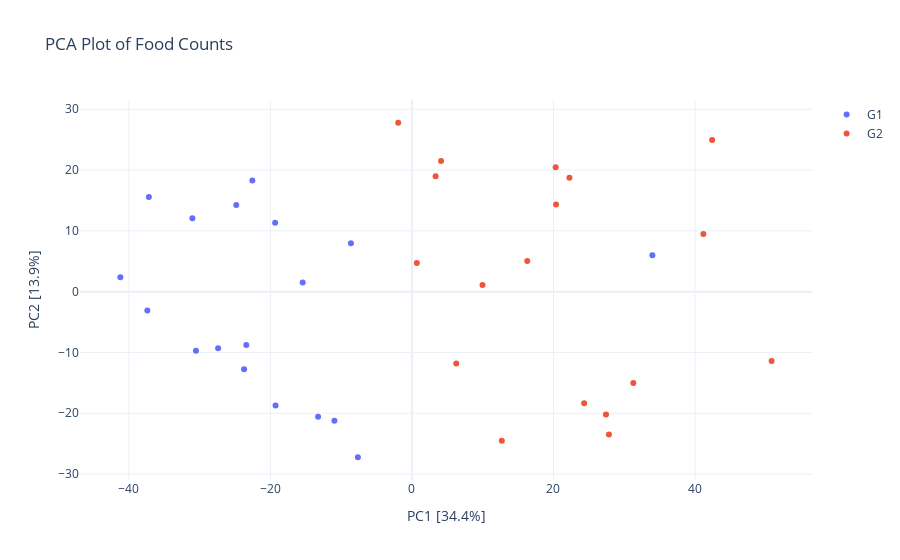

Notebook code for this chart:
### Code cell
plot_pca_results(pca_df, explained_variance, library="plotly")

### Figure 1 — Plotly figure (JSON) as saved in the notebook; plotly's stock layout.template omitted (floating-point values rounded to 4 significant figures)
{"data": [{"mode": "markers", "name": "G1", "type": "scatter", "x": [-13.25, -23.72, -37.39, -7.638, -23.4, -27.39, -19.27, -10.95, -30.52, -41.2, -31.03, -37.17, -15.44, -24.82, -22.55, 33.98, -19.33, -8.62], "y": [-20.57, -12.75, -3.096, -27.24, -8.788, -9.298, -18.74, -21.22, -9.728, 2.367, 12.07, 15.57, 1.503, 14.26, 18.27, 5.966, 11.31, 7.972]}, {"mode": "markers", "name": "G2", "type": "scatter", "x": [50.83, 24.34, 0.6932, 27.42, 12.7, 9.976, 27.84, 31.28, 6.265, 42.42, 20.36, -1.938, 22.26, 41.19, 4.115, 16.3, 20.31, 3.347], "y": [-11.39, -18.34, 4.726, -20.22, -24.52, 1.098, -23.5, -15.04, -11.83, 24.95, 14.31, 27.78, 18.71, 9.462, 21.47, 5.02, 20.45, 19.0]}], "layout": {"title": {"text": "PCA Plot of Food Counts"}, "xaxis": {"title": {"text": "PC1 [34.4%]"}}, "yaxis": {"title": {"text": "PC2 [13.9%]"}}}}
